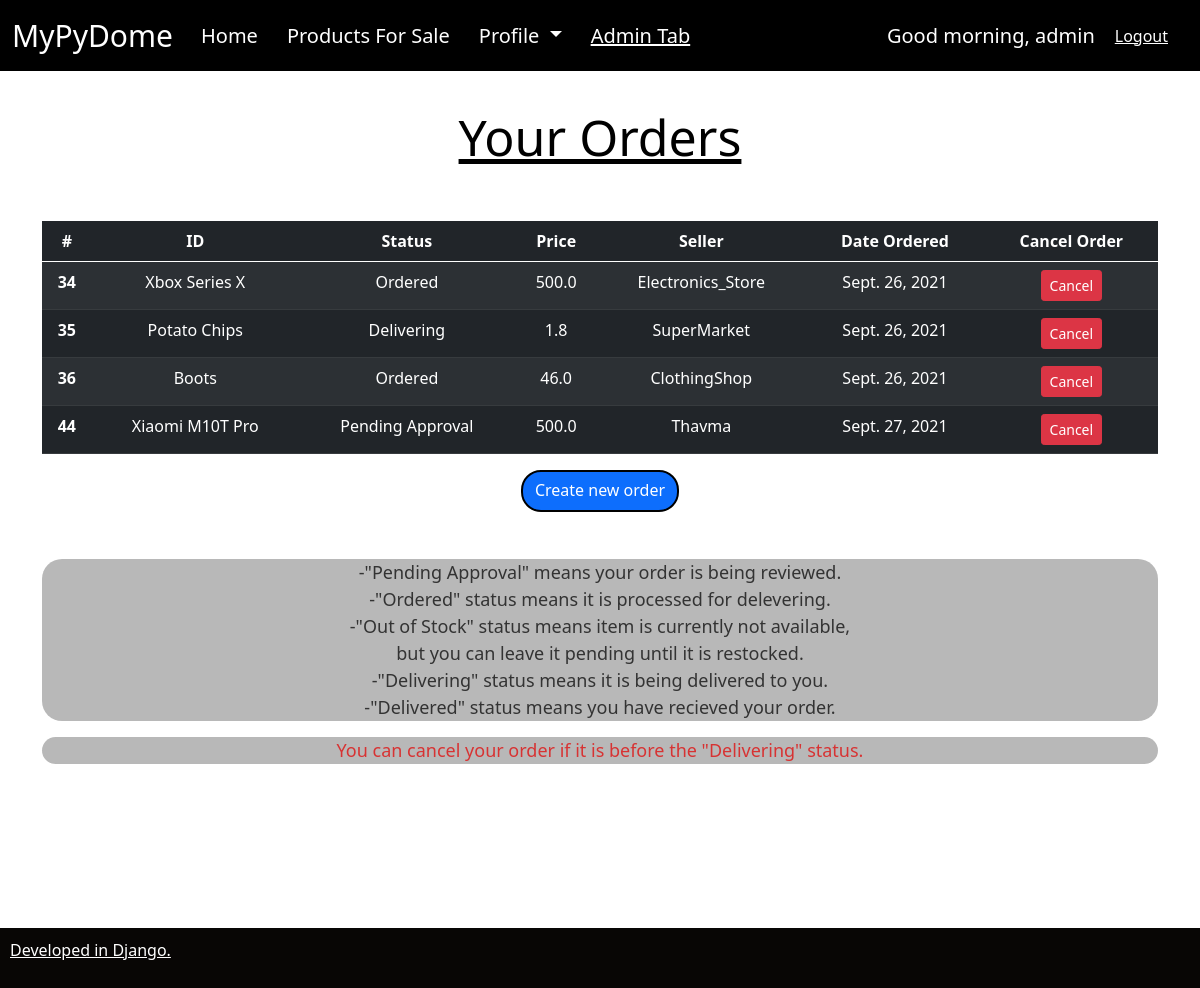
The page /products/orders/ (signed in) on the database its author committed.
### products/models.py (models this page shows, shortened)
class Order(models.Model):
    STATUS=(
            ('Pending Approval', 'Pending Approval'),
            ('Out of Stock', 'Out of Stock'),
            ('Ordered', 'Ordered'),
            ('Delivering', 'Delivering'),
            ('Delivered', 'Delivered')
    )
    customer = models.ForeignKey(User, null=True, on_delete=models.SET_NULL)
    wishlist_item = models.ForeignKey(Wishlist, null=True, on_delete=models.CASCADE)
    date_created = models.DateTimeField(auto_now_add=True, null=True)
    status = models.CharField(max_length=200, default='Pending Approval', choices=STATUS)

class Wishlist(models.Model):
    CATEGORY = (
        ('Groceries', 'Groceries'),
        ('Food', 'Food'),
        ('Clothing-Apparel', 'Clothing-Apparel'),
        ('Household', 'Household'),
        ('Appliances', 'Appliances'),
        ('Electronics', 'Electronics'),
        ('Gaming', 'Gaming'),
        ('Computer Parts', 'Computer Parts'),
    )
    STATUS = (
        ('Pre-Order', 'Pre-Order'),
        ('Available Now', 'Available Now'),
    )
    name = models.CharField(max_length=200, null=True)
    price = models.FloatField(null=True)
    stock = models.IntegerField(null=True)
    category = models.CharField(max_length=200, null=True, choices=CATEGORY)
    description = models.CharField(max_length=200, null=True)
    date_created = models.DateTimeField(auto_now_add=True, null=True)
    creator = models.ForeignKey(settings.AUTH_USER_MODEL, null=True, on_delete=models.SET_NULL)
    status = models.CharField(max_length=200, null=True,choices=STATUS)
    def __str__(self):
        return self.name

### products/views.py (the view)
# urls.py: path('orders/', views.orders_index, name='orders'),
@login_required(login_url='accounts')     #an den exw kane login den exw access
def orders_index(request):                #
    orders = Order.objects.all()
    context = {'orders': orders}
    return render(request, 'order.html', context)

### products/templates/order.html (shortened to what this page needs)
{% extends 'base.html' %}
{% block content %}
<div class="container">
<H1 align="center" style="font-size: 50px; color:rgb(0, 0, 0); text-decoration: underline;">
    Your Orders
  </H1>
<H2>&nbsp;
</H2>
<table style='text-align: center;' class="table table-dark table-striped">
    <thead>
        <tr>
          <th scope="col">#</th>
          <th scope="col">ID</th>
          <th scope="col">Status</th>
          <th scope="col">Price</th>
          <th scope="col">Seller</th>
          <th scope="col">Date Ordered</th>
          <th scope="col">Cancel Order</th>
        </tr>
      </thead>
      <tbody>
        {% for item in orders %}
        {% if request.user.id == item.customer_id  %}
        <tr>
          <th scope="row">{{ item.id }}</th>
            <td>{{ item.wishlist_item }}</td>
            <td>{{ item.status }}</td>
            <td>{{ item.wishlist_item.price }}</td>
            <td>{{ item.wishlist_item.creator }}</td>
            <td>{{ item.date_created.date }}</td>
            {% if item.status == "Pending Approval" or item.status == "Out of Stock" or item.status == "Ordered" %}
            <td>
              <a class="btn btn-sm btn-danger" href="{% url 'delete_order' item.id %}">Cancel</a>
            </td>
            {% endif %}
            {% if item.status == "Delivering" %}
            <td>
              <button class="btn btn-sm btn-danger" onclick="alert('Unable to cancel at this Stage.')">Cancel</button>
            </td>
            {% endif %}
        </tr>
        {% endif %}
        {% endfor %}
      </tbody>
</table>
<div align="center">
  <a class="btn btn-primary" style ="height: 42px;  border-radius: 20px; border: 2px solid #000000;" href="/products/create_order" class="btn btn-primary" type="button">Create new order</a>
</div>
<H2>&nbsp;
</H2>
<div  align="center" style='opacity:0.8; border-radius: 20px; background-color:rgb(167, 167, 167)'>
  <p style ="width:100%; font-size:18px; color:rgb(0, 0, 0)">
  -"Pending Approval" means your order is being reviewed.
  <br>-"Ordered" status means it is processed for delevering.
  <br>-"Out of Stock" status means item is currently not available,
  <br>but you can leave it pending until it is restocked.
  <br>-"Delivering" status means it is being delivered to you.
  <br>-"Delivered" status means you have recieved your order.
  </p>
</div>
<div  align="center" style='opacity:0.8; border-radius: 20px; background-color:rgb(167, 167, 167)'>
  <p style ="width:100%; font-size:18px; color:rgb(206, 0, 0)">
  You can cancel your order if it is before the "Delivering" status.
  </p>
</div>
</div>
{% endblock %}

### templates/navbar.html (shortened to what this page needs)
<nav style = 'position: fixed; width:100%;' class="navbar navbar-expand-lg navbar-dark bg-black" >
    <div class="container-fluid">
      <a style="font-size: 30px; margin-right: 20px; color:white" class="navbar-brand" href="/../home">MyPyDome</a>
      <div class="collapse navbar-collapse" id="navbarSupportedContent">
        <ul class="navbar-nav me-auto mb-2 mb-lg-0">
          <li class="nav-item">
            <a style="font-size: 20px; margin-right: 13px; color:white" class="nav-link active" aria-current="page" href="/../home">Home</a>
          </li>
          {% if request.user.is_staff == 0  or request.user.is_superuser == 1 %}
            <li>
              <a style="font-size: 20px; margin-right: 13px; color:white" class="nav-link active" aria-current="page"  href="/products/products/">Products For Sale</a>
            </li>
          {% endif %}
          <li class="nav-item dropdown">
            <a style="font-size: 20px; margin-right: 13px; color:rgb(253, 253, 253)" class="nav-link dropdown-toggle" href="#" id="navbarDropdown" role="button" data-bs-toggle="dropdown" aria-expanded="false">
              Profile
            </a>
          </li>
          {% if request.user.username == 'admin'  %}
          <li class="nav-item">
            <a style = "text-decoration: underline; color:white; font-size: 20px;"class="nav-link" href="/admin" tabindex="-1">Admin Tab</a>
          </li>
          {% endif %}
        </ul>
        <span style="font-size: 20px; color:white" id="greet"></span>
        <span style="font-size: 20px; margin-right: 20px; color:white">, {{request.user}}</span>
        <span><a style="margin-right: 20px; color:white" href="/accounts/logout">Logout</a></span>
      </div>
    </div>
  </nav>

### rows shown on the page
Order: id "34", wishlist_item "Xbox Series X", status "Ordered", wishlist_item.price "500.0", wishlist_item.creator "Electronics_Store", date_created "Sept. 26, 2021", shows "Cancel"
Order: id "35", wishlist_item "Potato Chips", status "Delivering", wishlist_item.price "1.8", wishlist_item.creator "SuperMarket", date_created "Sept. 26, 2021", shows "Cancel"
Order: id "36", wishlist_item "Boots", status "Ordered", wishlist_item.price "46.0", wishlist_item.creator "ClothingShop", date_created "Sept. 26, 2021", shows "Cancel"
Order: id "44", wishlist_item "Xiaomi M10T Pro", status "Pending Approval", wishlist_item.price "500.0", wishlist_item.creator "Thavma", date_created "Sept. 27, 2021", shows "Cancel"

### other values the page prints
{{ request.user }} "admin"
